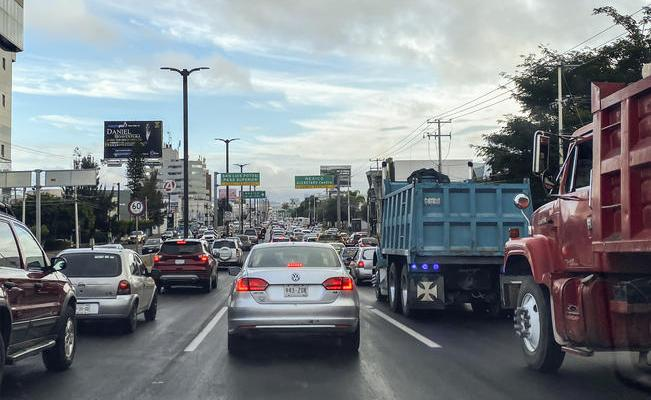
#> input picture cars.jpg, 651 x 400 px
$ python convolution.py --image cars.jpg
#> lines starting #> are read from the running program, lines starting #| are printed output that depends on the picture
import numpy as np
import matplotlib.pyplot as plt
import random
import cv2
import argparse

# Funcion de convulsion de una imagen con un filtro dado
def total_conv(imagen,filtro,nombre,verbose=False):
    imagen = addpadding(imagen,filtro,verbose) # Se le agrega padding a la imagen
    print(imagen)
    x=len(imagen) - len(filtro)+1
    y=len(imagen[0]) - len(filtro)+1
    res = np.zeros((x,y))

    # Operacion para la convulsion
    for i in range(x):
        for j in range(y):
            res[i][j] = np.sum(filtro * imagen[i : i+len(filtro), j : j+len(filtro[0])])

    # Grafica la imagen con el filtro
    plt.imshow(res, cmap='gray')
    plt.title("Output " +nombre+ " Convolution")
    plt.show()

    gradient_magnitude = np.sqrt(np.square(res))

    # Grafica la imagen con el filtro añadido y magnitud gradiente
    if verbose:
        plt.imshow(gradient_magnitude, cmap='gray')
        plt.title("Gradient Magnitude ("+nombre+")")
        plt.show()

    return res

# Agrega padding a la imagen
def addpadding(imagen, kernel, verbose=False):
    # Si es una imagen RGB la convierte a una escala de grises
    if len(imagen.shape) == 3:
        print("Found 3 Channels : {}".format(imagen.shape))
        imagen = cv2.cvtColor(image, cv2.COLOR_BGR2GRAY)
        print("Converted to Gray Channel. Size : {}".format(imagen.shape))
    else:
        print("Image Shape : {}".format(imagen.shape))

    x_kernel, y_kernel = kernel.shape

    # Se calcula el tamaño del padding de la imagen
    pad_x = int((x_kernel-1) / 2)
    pad_y = int((y_kernel-1) / 2)

    # Define el tamaño de la matriz que tendrá la imagen con padding
    x = len(imagen) + pad_x*2
    y = len(imagen[0]) + pad_y*2

    imagenPadding = np.zeros((x,y)) # Se crea una matriz del tamaño de la imagen con padding

    # Se añade la imagen a la matriz con padding añadido
    for ren in range(pad_x, len(imagenPadding)-pad_x):
        for col in range(pad_y, len(imagenPadding[0])-pad_y):
            imagenPadding[ren,col] = imagen[ren - pad_x,col - pad_y]

    # Grafica la imagen con padding
    if verbose:
        plt.imshow(imagenPadding, cmap='gray')
        plt.title("Padded Image")
        plt.show()

    return imagenPadding

# Filtro para agregar un filtro de Laplacian
filtro_laplacian = np.array([[0,-1,0], [-1,4,-1], [0,-1,0]])

# Filtro para agrefar un filtro de Sobel
filtro_sobel = np.array([[-1,-2,-1], [0,0,0], [1,2,1]])

# Filtro para agrefar un filtro de Gaussian Blur
filtro_gaussian = np.array([[0,0,0,5,0,0,0], [0,5,18,32,18,5,0], [0,18,64,100,64,18,0], [5,32,100,100,100,32,5], [0,18,64,100,64,18,0], [0,5,18,32,18,5,0], [0,0,0,5,0,0,0]])

if __name__ == '__main__':
    ap = argparse.ArgumentParser()
    ap.add_argument("-i", "--image", required=True, help="Path to the image")
    args = vars(ap.parse_args())
    image = cv2.imread(args["image"])
#> image is the input picture: shape (400, 651, 3); mean B, G, R 134.2, 129.4, 123.8

    # Convulsion de la imagen  aplicando un blur para deshacernos del ruido en la imagen
    image = total_conv(image, filtro_gaussian,"Gaussian Blur",verbose=True)
#| Found 3 Channels : (400, 651, 3)
#> in addpadding, `imagen = cv2.cvtColor(image, cv2.COLOR_BGR2GRAY)`:
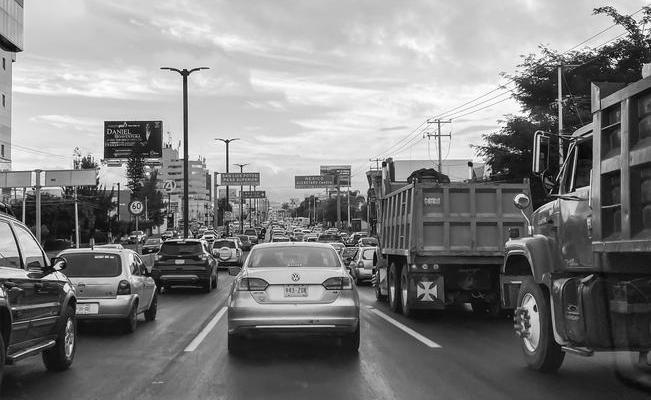
#> imagen: shape (400, 651); min 0, max 255, mean 128.3
#| Converted to Gray Channel. Size : (400, 651)
#> in addpadding, `x = len(imagen) + pad_x*2`: x = 406
#> in addpadding, `y = len(imagen[0]) + pad_y*2`: y = 657
#> after the loop in addpadding, `for ren in range(pad_x, len(imagenPadding)-pad_x):`:
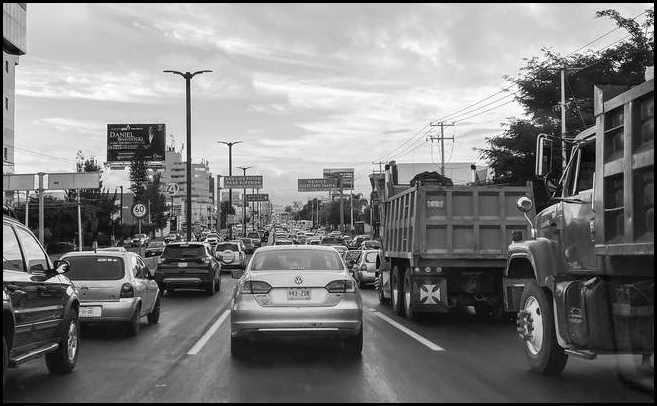
#> imagenPadding: shape (406, 657) float64; min 0, max 255, mean 125.3
#> (printed output is left out)
#> in total_conv, `x=len(imagen) - len(filtro)+1`: x = 400
#> in total_conv, `y=len(imagen[0]) - len(filtro)+1`: y = 651
#> after the loop in total_conv, `for i in range(x):`:
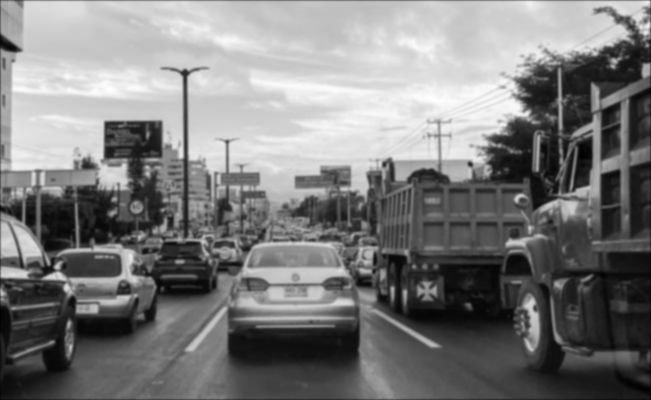
#> res: shape (400, 651) float64; min 9303, max 270110, mean 136591; drawn with min black and max white
    # Convulsion de la imagen con cada filtro
    imagenLaplacian = total_conv(image,filtro_laplacian,"Laplacian",verbose=True)
#> call 2 of addpadding, with kernel = array of shape (3, 3), verbose = True
#| Image Shape : (400, 651)
#> in addpadding (call 2), `x = len(imagen) + pad_x*2`: x = 402
#> in addpadding (call 2), `y = len(imagen[0]) + pad_y*2`: y = 653
#> after the loop in addpadding (call 2), `for ren in range(pad_x, len(imagenPadding)-pad_x):`:
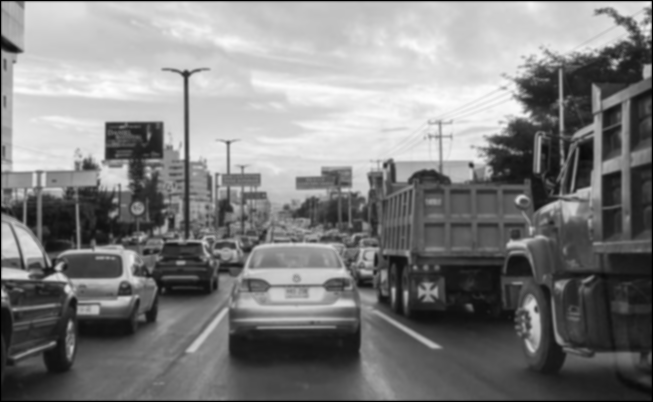
#> imagenPadding: shape (402, 653) float64; min 0, max 270110, mean 135495.1; drawn with min black and max white
#> (printed output is left out)
    imagenSobelH =total_conv(image,filtro_sobel,"Sobel Horizontal",verbose=True)
#> call 3 of total_conv, with filtro = array of shape (3, 3), nombre = 'Sobel Horizontal', verbose = True
#| Image Shape : (400, 651)
#> (printed output is left out)
#> after the loop in total_conv (call 3), `for i in range(x):`:
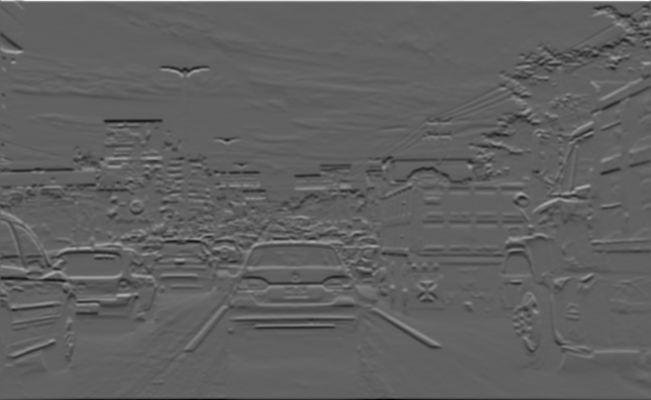
#> res: shape (400, 651) float64; min -584308, max 950278, mean -853.6; drawn with min black and max white
    imagenSobelV =total_conv(image,np.flip(filtro_sobel.T, axis=0),"Sobel Vertical",verbose=True)
#> call 4 of total_conv, with filtro = array of shape (3, 3), nombre = 'Sobel Vertical', verbose = True
#| Image Shape : (400, 651)
#> (printed output is left out)
#> after the loop in total_conv (call 4), `for i in range(x):`:
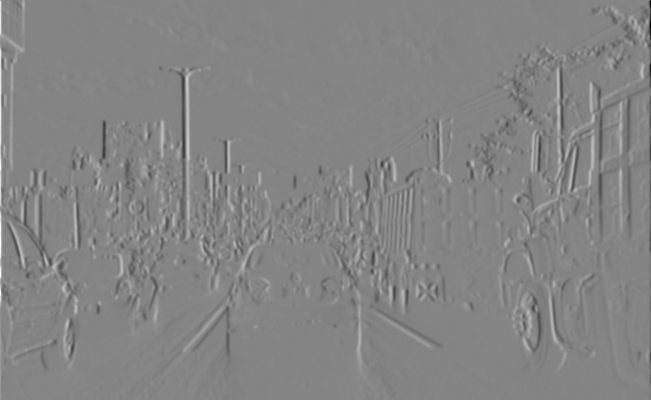
#> res: shape (400, 651) float64; min -898682, max 835705, mean -253; drawn with min black and max white

    gradient_magnitude = np.sqrt(np.square(imagenLaplacian)+np.square(imagenSobelH)+np.square(imagenSobelV))
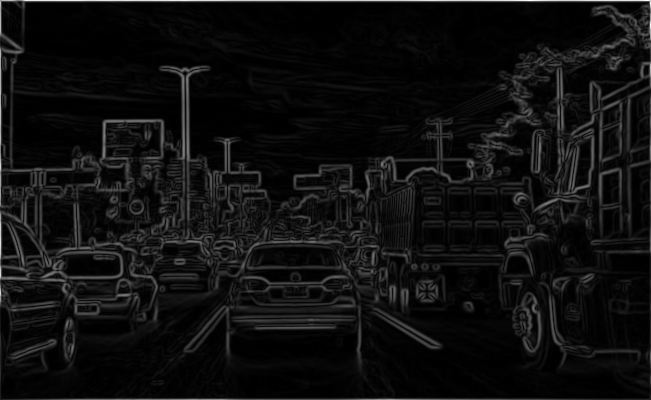
#> gradient_magnitude: shape (400, 651) float64; min 0, max 956836, mean 58915.5; drawn with min black and max white
    #+np.square(imagenGaussianBlur)

    # Grafica la imagen con todos los fitros combinados y magnitud gradiente
    plt.imshow(gradient_magnitude, cmap='gray')
    plt.title("Gradient Magnitude Total")
    plt.show()
